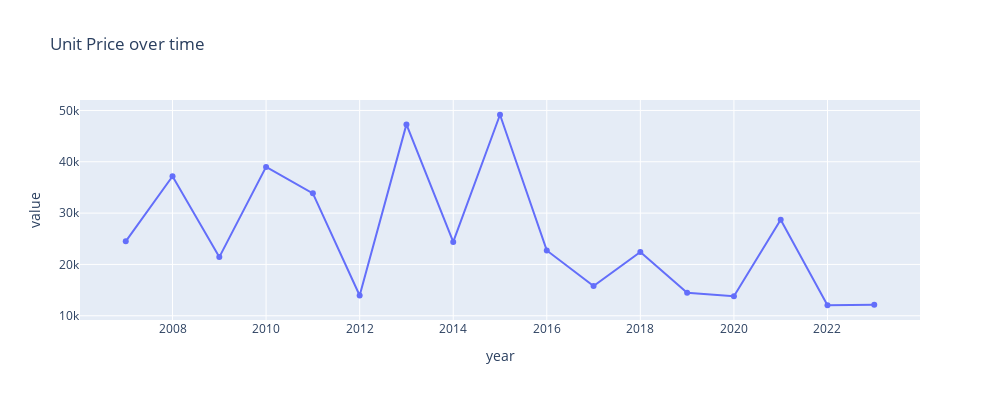

Source (notebook cell):
### Code cell
plot_time_series(
    area_df,
    metric,
    group_by_columns,
    granularity_columns,
    f"Unit Price over time",
    # visible="legendonly",
    width=1000,
    height=400,
    showlegend=False
)

### Figure 1 — Plotly figure (JSON) as saved in the notebook; plotly's stock layout.template omitted (floating-point values rounded to 4 significant figures)
{"data": [{"hovertemplate": "variable=('Akita-ken Nikaho-shi', '5214')<br>year=%{x}<br>value=%{y}<extra></extra>", "legendgroup": "('Akita-ken Nikaho-shi', '5214')", "line": {"color": "#636efa", "dash": "solid"}, "marker": {"symbol": "circle"}, "mode": "lines+markers", "name": "('Akita-ken Nikaho-shi', '5214')", "orientation": "v", "showlegend": true, "type": "scatter", "x": [2007, 2008, 2009, 2010, 2011, 2012, 2013, 2014, 2015, 2016, 2017, 2018, 2019, 2020, 2021, 2022, 2023], "xaxis": "x", "y": [24500, 37180.0, 21430.0, 39000, 33850.0, 13950.0, 47290.0, 24390.0, 49160.0, 22730.0, 15790.0, 22420.0, 14500, 13820.0, 28700.0, 12050.0, 12130.0], "yaxis": "y"}], "layout": {"autosize": false, "height": 400, "hovermode": "closest", "legend": {"title": {"text": "variable"}, "tracegroupgap": 0}, "showlegend": false, "title": {"text": "Unit Price over time"}, "width": 1000, "xaxis": {"anchor": "y", "domain": [0, 1], "title": {"text": "year"}}, "yaxis": {"anchor": "x", "domain": [0, 1], "title": {"text": "value"}}}}
